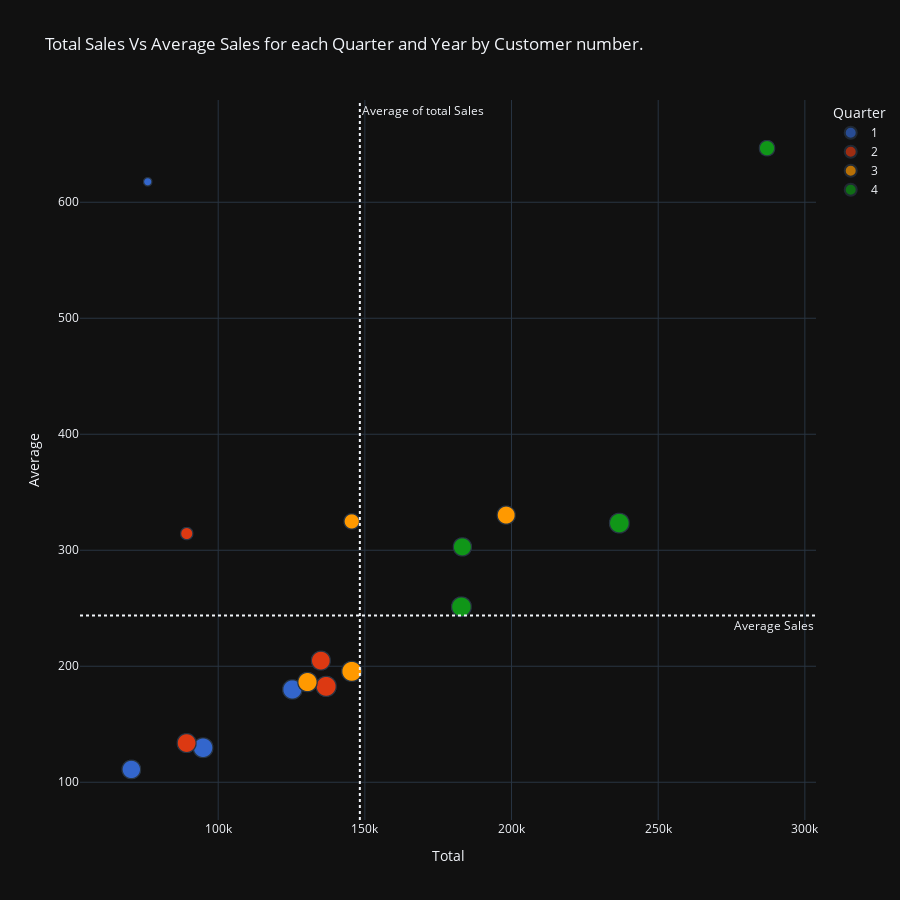

Notebook cell for this chart:
### Code cell
fig = px.scatter(clv ,
 x = 'Tota_sales' , 
 y = 'Ava_sales'  ,
 size='Customer_number',
 color='Quarter',
 hover_name='year',
 title='Total Sales Vs Average Sales for each Quarter and Year by Customer number.',
 height=900 , 
 template='plotly_dark' ,
 color_discrete_sequence=px.colors.qualitative.G10,
 labels={'Ava_sales':'Average','Tota_sales':'Total'})
fig.add_hline( y = clv.Ava_sales.mean() , line_dash='dot', annotation_text="Average Sales",  annotation_position="bottom right")
fig.add_vline( x = clv.Tota_sales.mean() , line_dash='dot' ,annotation_text="Average of total Sales",  annotation_position="top right")

### Figure 1 — Plotly figure (JSON) as saved in the notebook; plotly's stock layout.template omitted (floating-point values rounded to 4 significant figures; data arrays with more than 128 entries replaced by an {"elided": "..."} marker saying what was removed)
{"data": [{"hovertemplate": "<b>%{hovertext}</b><br><br>Quarter=1<br>Total=%{x}<br>Average=%{y}<br>Customer_number=%{marker.size}<extra></extra>", "hovertext": {"elided": "2184 str values"}, "legendgroup": "1", "marker": {"color": "#3366CC", "size": {"elided": "2184 int values"}, "sizemode": "area", "sizeref": 1.873, "symbol": "circle"}, "mode": "markers", "name": "1", "showlegend": true, "type": "scattergl", "x": {"elided": "2184 float values"}, "xaxis": "x", "y": {"elided": "2184 float values"}, "yaxis": "y"}, {"hovertemplate": "<b>%{hovertext}</b><br><br>Quarter=2<br>Total=%{x}<br>Average=%{y}<br>Customer_number=%{marker.size}<extra></extra>", "hovertext": {"elided": "2359 str values"}, "legendgroup": "2", "marker": {"color": "#DC3912", "size": {"elided": "2359 int values"}, "sizemode": "area", "sizeref": 1.873, "symbol": "circle"}, "mode": "markers", "name": "2", "showlegend": true, "type": "scattergl", "x": {"elided": "2359 float values"}, "xaxis": "x", "y": {"elided": "2359 float values"}, "yaxis": "y"}, {"hovertemplate": "<b>%{hovertext}</b><br><br>Quarter=3<br>Total=%{x}<br>Average=%{y}<br>Customer_number=%{marker.size}<extra></extra>", "hovertext": {"elided": "2492 str values"}, "legendgroup": "3", "marker": {"color": "#FF9900", "size": {"elided": "2492 int values"}, "sizemode": "area", "sizeref": 1.873, "symbol": "circle"}, "mode": "markers", "name": "3", "showlegend": true, "type": "scattergl", "x": {"elided": "2492 float values"}, "xaxis": "x", "y": {"elided": "2492 float values"}, "yaxis": "y"}, {"hovertemplate": "<b>%{hovertext}</b><br><br>Quarter=4<br>Total=%{x}<br>Average=%{y}<br>Customer_number=%{marker.size}<extra></extra>", "hovertext": {"elided": "2509 str values"}, "legendgroup": "4", "marker": {"color": "#109618", "size": {"elided": "2509 int values"}, "sizemode": "area", "sizeref": 1.873, "symbol": "circle"}, "mode": "markers", "name": "4", "showlegend": true, "type": "scattergl", "x": {"elided": "2509 float values"}, "xaxis": "x", "y": {"elided": "2509 float values"}, "yaxis": "y"}], "layout": {"annotations": [{"showarrow": false, "text": "Average Sales", "x": 1, "xanchor": "right", "xref": "x domain", "y": 243.8, "yanchor": "top", "yref": "y"}, {"showarrow": false, "text": "Average of total Sales", "x": 148300.0, "xanchor": "left", "xref": "x", "y": 1, "yanchor": "top", "yref": "y domain"}], "height": 900, "legend": {"itemsizing": "constant", "title": {"text": "Quarter"}, "tracegroupgap": 0}, "shapes": [{"line": {"dash": "dot"}, "type": "line", "x0": 0, "x1": 1, "xref": "x domain", "y0": 243.8, "y1": 243.8, "yref": "y"}, {"line": {"dash": "dot"}, "type": "line", "x0": 148300.0, "x1": 148300.0, "xref": "x", "y0": 0, "y1": 1, "yref": "y domain"}], "title": {"text": "Total Sales Vs Average Sales for each Quarter and Year by Customer number."}, "xaxis": {"anchor": "y", "domain": [0, 1], "title": {"text": "Total"}}, "yaxis": {"anchor": "x", "domain": [0, 1], "title": {"text": "Average"}}}}
